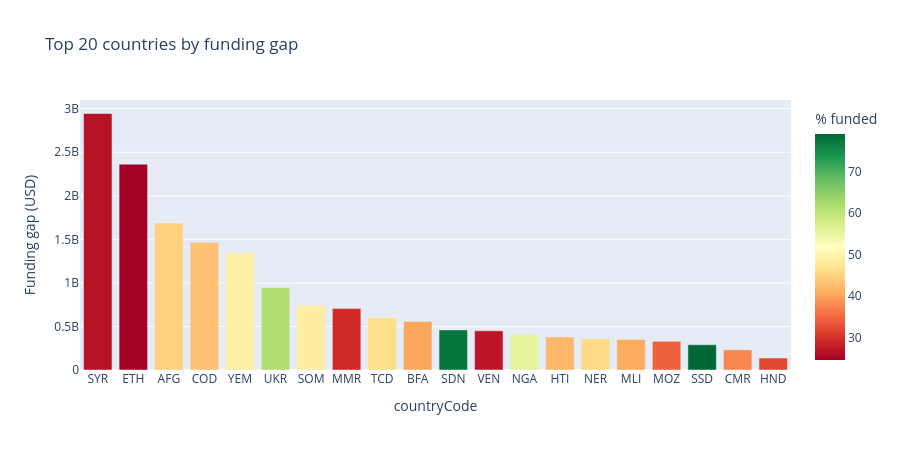

Here is the notebook cell this chart was saved with:
### Markdown cell above
## Top countries by funding gap

### Code cell
gap_by_country = (
    df.groupby('countryCode')[['requirements_cluster_specific', 'funding_cluster_specific']]
    .sum()
    .assign(gap=lambda x: x['requirements_cluster_specific'] - x['funding_cluster_specific'])
    .assign(pct_funded=lambda x: (x['funding_cluster_specific'] / x['requirements_cluster_specific'] * 100).round(1))
    .sort_values('gap', ascending=False)
    .head(20)
    .reset_index()
)

fig = px.bar(
    gap_by_country, x='countryCode', y='gap',
    color='pct_funded',
    color_continuous_scale='RdYlGn',
    labels={'gap': 'Funding gap (USD)', 'pct_funded': '% funded'},
    title='Top 20 countries by funding gap',
    height=450,
)
fig.show()

### Figure 1 — Plotly figure (JSON) as saved in the notebook; plotly's stock layout.template omitted (floating-point values rounded to 4 significant figures)
{"data": [{"hovertemplate": "countryCode=%{x}<br>Funding gap (USD)=%{y}<br>% funded=%{marker.color}<extra></extra>", "legendgroup": "", "marker": {"color": [26.7, 24.6, 44.8, 43.1, 49.0, 61.6, 48.6, 29.1, 46.3, 40.3, 77.6, 27.1, 55.5, 41.9, 45.8, 40.7, 34.4, 79.1, 37.7, 32.1], "coloraxis": "coloraxis", "pattern": {"shape": ""}}, "name": "", "orientation": "v", "showlegend": false, "textposition": "auto", "type": "bar", "x": ["SYR", "ETH", "AFG", "COD", "YEM", "UKR", "SOM", "MMR", "TCD", "BFA", "SDN", "VEN", "NGA", "HTI", "NER", "MLI", "MOZ", "SSD", "CMR", "HND"], "xaxis": "x", "y": [2945000000.0, 2363000000.0, 1688000000.0, 1467000000.0, 1346000000.0, 945500000.0, 742200000.0, 704800000.0, 603400000.0, 557500000.0, 460600000.0, 449700000.0, 406800000.0, 379900000.0, 358800000.0, 349900000.0, 329500000.0, 290000000.0, 231300000.0, 138000000.0], "yaxis": "y"}], "layout": {"barmode": "relative", "coloraxis": {"colorbar": {"title": {"text": "% funded"}}, "colorscale": [[0.0, "rgb(165,0,38)"], [0.1, "rgb(215,48,39)"], [0.2, "rgb(244,109,67)"], [0.3, "rgb(253,174,97)"], [0.4, "rgb(254,224,139)"], [0.5, "rgb(255,255,191)"], [0.6, "rgb(217,239,139)"], [0.7, "rgb(166,217,106)"], [0.8, "rgb(102,189,99)"], [0.9, "rgb(26,152,80)"], [1.0, "rgb(0,104,55)"]]}, "height": 450, "legend": {"tracegroupgap": 0}, "title": {"text": "Top 20 countries by funding gap"}, "xaxis": {"anchor": "y", "domain": [0.0, 1.0], "title": {"text": "countryCode"}}, "yaxis": {"anchor": "x", "domain": [0.0, 1.0], "title": {"text": "Funding gap (USD)"}}}}
